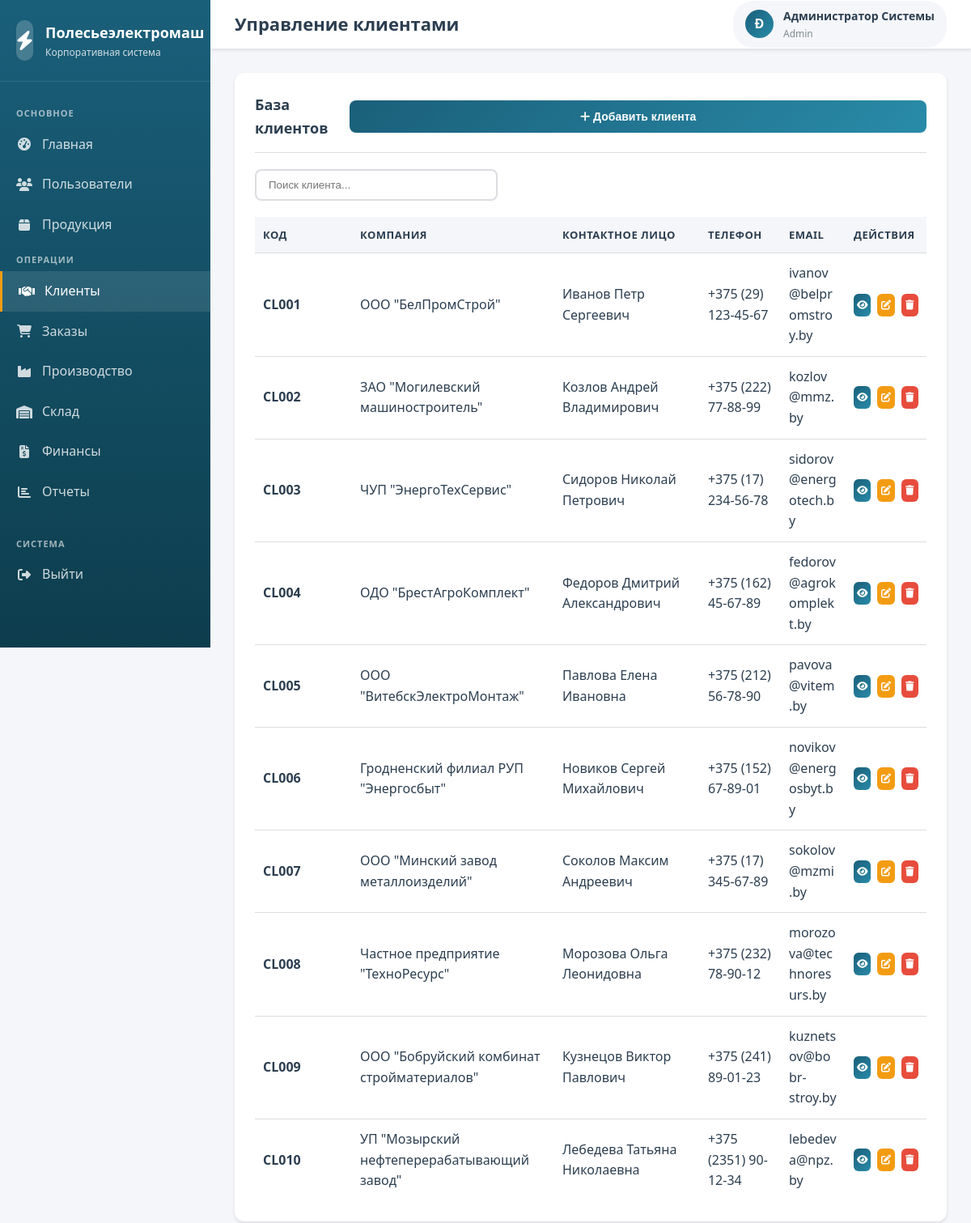
/modules/clients/index.php (signed in), run on the app's committed database.
### tables this page shows
CREATE TABLE clients (
    id INT AUTO_INCREMENT PRIMARY KEY,
    client_code VARCHAR(50) NOT NULL UNIQUE,
    company_name VARCHAR(200),
    contact_person VARCHAR(100),
    inn VARCHAR(20),
    address TEXT,
    phone VARCHAR(20),
    email VARCHAR(100),
    website VARCHAR(200),
    payment_terms TEXT,
    created_at TIMESTAMP DEFAULT CURRENT_TIMESTAMP,
    updated_at TIMESTAMP DEFAULT CURRENT_TIMESTAMP ON UPDATE CURRENT_TIMESTAMP
);

### includes/config.php (called while the page is built, shortened)
<?php
function isLoggedIn() {
    return isset($_SESSION['user_id']) && isset($_SESSION['user_role']);
}
function hasRole($allowedRoles) {
    return in_array($_SESSION['user_role'], $allowedRoles);
}
?>

### modules/clients/index.php (the view, shortened to what this page needs)
<?php
require_once '../../includes/config.php';
$pdo = getDBConnection();
try {
    $stmt = $pdo->query("SELECT * FROM clients ORDER BY created_at DESC");
    $clients = $stmt->fetchAll();
} catch (PDOException $e) {
    $error = 'Ошибка загрузки данных';
    $clients = [];
}
$userFullName = $_SESSION['full_name'];
$initials = strtoupper(substr($userFullName, 0, 1));
?>
<!DOCTYPE html>
<html lang="ru">
<head>
    <link rel="stylesheet" href="../../assets/css/style.css">
    <link rel="stylesheet" href="https://cdnjs.cloudflare.com/ajax/libs/font-awesome/6.4.0/css/all.min.css">
</head>
<body>
    <div class="dashboard-container">
        <aside class="sidebar">
            <div class="sidebar-header">
                <div class="sidebar-logo">
                    <div class="logo-icon">
                        <i class="fas fa-bolt"></i>
                    </div>
                    <div class="logo-text">
                        <h2>Полесьеэлектромаш</h2>
                        <p>Корпоративная система</p>
                    </div>
                </div>
            </div>
            <?php
            $basePath = '../../';
            include '../../includes/sidebar.php';
            ?>
        </aside>
        <div class="main-content">
            <header class="header">
                <div class="header-left">
                    <div class="header-title">
                        <h1>Управление клиентами</h1>
                    </div>
                </div>
                <div class="header-right">
                    <div class="user-info">
                        <div class="user-avatar">
                            <?php echo $initials; ?>
                        </div>
                        <div class="user-details">
                            <span class="user-name"><?php echo htmlspecialchars($userFullName); ?></span>
                            <span class="user-role"><?php echo ucfirst($userRole); ?></span>
                        </div>
                    </div>
                </div>
            </header>
            <div class="content-area">
                <div class="card">
                    <div class="card-header">
                        <h2 class="card-title">База клиентов</h2>
                        <?php if (hasRole(['admin', 'manager'])): ?>
                            <button class="btn btn-primary" onclick="openModal('addClientModal')">
                                <i class="fas fa-plus"></i> Добавить клиента
                            </button>
                        <?php endif; ?>
                    </div>
                    <div style="margin-bottom: 20px;">
                        <input
                            type="text"
                            placeholder="Поиск клиента..."
                            data-table-search="clientsTable"
                            style="padding: 10px 15px; border: 2px solid var(--border-color); border-radius: 8px; width: 300px;"
                        >
                    </div>
                    <div class="table-responsive">
                        <table class="data-table" id="clientsTable">
                            <thead>
                                <tr>
                                    <th>Код</th>
                                    <th>Компания</th>
                                    <th>Контактное лицо</th>
                                    <th>Телефон</th>
                                    <th>Email</th>
                                    <th>Действия</th>
                                </tr>
                            </thead>
                            <tbody>
                                <?php if (empty($clients)): ?>
                                    <tr>
                                        <td colspan="6" class="text-center">Клиентов не найдено</td>
                                    </tr>
                                <?php else: ?>
                                    <?php foreach ($clients as $client): ?>
                                        <tr>
                                            <td><strong><?php echo htmlspecialchars($client['client_code']); ?></strong></td>
                                            <td><?php echo htmlspecialchars($client['company_name'] ?? 'Не указано'); ?></td>
                                            <td><?php echo htmlspecialchars($client['contact_person'] ?? 'Не указано'); ?></td>
                                            <td><?php echo htmlspecialchars($client['phone'] ?? 'Не указано'); ?></td>
                                            <td><?php echo htmlspecialchars($client['email'] ?? 'Не указано'); ?></td>
                                            <td>
                                                <div class="action-buttons">
                                                    <a href="?view=<?php echo $client['id']; ?>"
                                                       class="btn btn-sm btn-icon btn-primary"
                                                       title="Просмотр">
                                                        <i class="fas fa-eye"></i>
                                                    </a>
                                                    <?php if (hasRole(['admin', 'manager'])): ?>
                                                        <a href="?edit=<?php echo $client['id']; ?>"
                                                           class="btn btn-sm btn-icon btn-secondary"
                                                           title="Редактировать">
                                                            <i class="fas fa-edit"></i>
                                                        </a>
                                                        <a href="?delete=<?php echo $client['id']; ?>"
                                                           class="btn btn-sm btn-icon btn-danger"
                                                           onclick="return confirm('Вы уверены, что хотите удалить клиента?')"
                                                           title="Удалить">
                                                            <i class="fas fa-trash"></i>
                                                        </a>
                                                    <?php endif; ?>
                                                </div>
                                            </td>
                                        </tr>
                                    <?php endforeach; ?>
                                <?php endif; ?>
                            </tbody>
                        </table>
                    </div>
                </div>
            </div>
        </div>
    </div>
</body>
</html>

### includes/sidebar.php (shortened to what this page needs)
<?php
$userRole = $_SESSION['user_role'] ?? 'manager';
$currentMenu = $menuItems[$userRole] ?? $menuItems['manager'];
function isCurrentPage($url) {
    $currentPath = $_SERVER['PHP_SELF'];
    $normalizedUrl = ltrim($url, '/');
    $normalizedPath = ltrim($currentPath, '/');
    return strpos($normalizedPath, $normalizedUrl) !== false ||
           strpos($currentPath, $normalizedUrl) !== false;
}
?>
<nav class="sidebar-menu">
    <?php if (!empty($currentMenu['main'])): ?>
        <div class="menu-category">Основное</div>
        <?php foreach ($currentMenu['main'] as $item): ?>
            <a href="<?php echo $basePath . $item['url']; ?>" class="menu-item <?php echo isCurrentPage($item['url']) ? 'active' : ''; ?>">
                <i class="fas <?php echo $item['icon']; ?>"></i>
                <span><?php echo $item['text']; ?></span>
            </a>
        <?php endforeach; ?>
    <?php endif; ?>
    <?php if (!empty($currentMenu['operations'])): ?>
        <div class="menu-category">Операции</div>
        <?php foreach ($currentMenu['operations'] as $item): ?>
            <a href="<?php echo $basePath . $item['url']; ?>" class="menu-item <?php echo isCurrentPage($item['url']) ? 'active' : ''; ?>">
                <i class="fas <?php echo $item['icon']; ?>"></i>
                <span><?php echo $item['text']; ?></span>
            </a>
        <?php endforeach; ?>
    <?php endif; ?>
    <div class="menu-category" style="margin-top: 20px;">Система</div>
    <a href="<?php echo $basePath; ?>logout.php" class="menu-item">
        <i class="fas fa-sign-out-alt"></i>
        <span>Выйти</span>
    </a>
</nav>

### data on the page
clients: client_code "CL001", company_name "ООО \"БелПромСтрой\"", contact_person "Иванов Петр Сергеевич", phone "+375 (29) 123-45-67", email "ivanov@belpromstroy.by"
clients: client_code "CL002", company_name "ЗАО \"Могилевский машиностроитель\"", contact_person "Козлов Андрей Владимирович", phone "+375 (222) 77-88-99", email "kozlov@mmz.by"
clients: client_code "CL003", company_name "ЧУП \"ЭнергоТехСервис\"", contact_person "Сидоров Николай Петрович", phone "+375 (17) 234-56-78", email "sidorov@energotech.by"
clients: client_code "CL004", company_name "ОДО \"БрестАгроКомплект\"", contact_person "Федоров Дмитрий Александрович", phone "+375 (162) 45-67-89", email "fedorov@agrokomplekt.by"
clients: client_code "CL005", company_name "ООО \"ВитебскЭлектроМонтаж\"", contact_person "Павлова Елена Ивановна", phone "+375 (212) 56-78-90", email "pavova@vitem.by"
clients: client_code "CL006", company_name "Гродненский филиал РУП \"Энергосбыт\"", contact_person "Новиков Сергей Михайлович", phone "+375 (152) 67-89-01", email "novikov@energosbyt.by"
clients: client_code "CL007", company_name "ООО \"Минский завод металлоизделий\"", contact_person "Соколов Максим Андреевич", phone "+375 (17) 345-67-89", email "sokolov@mzmi.by"
clients: client_code "CL008", company_name "Частное предприятие \"ТехноРесурс\"", contact_person "Морозова Ольга Леонидовна", phone "+375 (232) 78-90-12", email "morozova@technoresurs.by"
clients: client_code "CL009", company_name "ООО \"Бобруйский комбинат стройматериалов\"", contact_person "Кузнецов Виктор Павлович", phone "+375 (241) 89-01-23", email "kuznetsov@bobr-stroy.by"
clients: client_code "CL010", company_name "УП \"Мозырский нефтеперерабатывающий завод\"", contact_person "Лебедева Татьяна Николаевна", phone "+375 (2351) 90-12-34", email "lebedeva@npz.by"

### other printed values
$item['text'] "Главная"
$item['text'] "Пользователи"
$item['text'] "Продукция"
$item['text'] "Клиенты"
$item['text'] "Заказы"
$item['text'] "Производство"
$item['text'] "Склад"
$item['text'] "Финансы"
$item['text'] "Отчеты"
$initials "Ð"
$userFullName "Администратор Системы"
$userRole "Admin"
